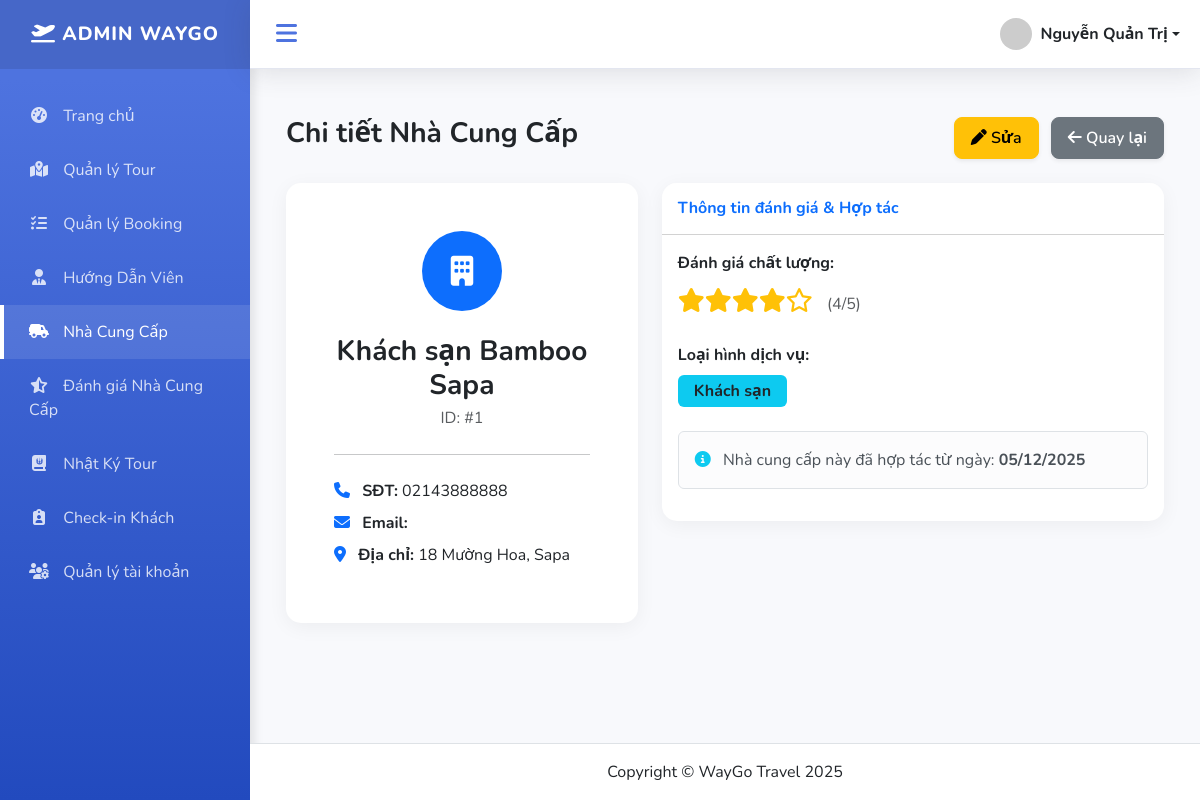
Screenshot of /index.php?action=detailsupplier&id=1 (signed in) with the database file from the repository.
### tables this page shows
CREATE TABLE `suppliers` (
  `id` int NOT NULL,
  `name` varchar(255) NOT NULL,
  `type` enum('Nhà hàng','Khách sạn','Vận chuyển') NOT NULL,
  `phone` varchar(20) DEFAULT NULL,
  `email` varchar(255) DEFAULT NULL,
  `address` varchar(255) DEFAULT NULL,
  `rating` int DEFAULT '0',
  `created_at` timestamp NULL DEFAULT CURRENT_TIMESTAMP
);

### controllers/SupplierController.php (called while the page is built, shortened)
<?php
require_once PATH_MODEL . "supplierModel.php";
class SupplierController
{
    public function detailSupplier()
    {
        $model = new Supplier();
        $supplier = $model->find($_GET['id']);
        include "views/admin/suppliers/detailsupplier.php";
    }
}

### index.php (called while the page is built, shortened)
<?php
require_once './routes/index.php';

### models/BaseModel.php (called while the page is built, shortened)
<?php
class BaseModel
{
    public function __construct()
    {
        $dsn = sprintf('mysql:host=%s;port=%s;dbname=%s;charset=utf8', DB_HOST, DB_PORT, DB_NAME);
        try {
            $this->pdo = new PDO($dsn, DB_USERNAME, DB_PASSWORD, DB_OPTIONS);
        } catch (PDOException $e) {
            die("Kết nối cơ sở dữ liệu thất bại: {$e->getMessage()}. Vui lòng thử lại sau.");
        }
    }
}

### models/SupplierModel.php (called while the page is built, shortened)
<?php
require_once "models/BaseModel.php";
class Supplier extends BaseModel
{
    protected $table = "suppliers";
    public function find($id)
    {
        $sql = "SELECT * FROM $this->table WHERE id = ?";
        $stmt = $this->pdo->prepare($sql);
        $stmt->execute([$id]);
        return $stmt->fetch();
    }
}

### views/admin/suppliers/detailsupplier.php (the view)
<?php include PATH_VIEW . 'layouts/header.php'; ?>
<div class="container mt-4">
    <div class="d-flex justify-content-between align-items-center mb-4">
        <h1 class="h3 text-gray-800 fw-bold">Chi tiết Nhà Cung Cấp</h1>
        <div>
            <a href="index.php?action=editsupplier&id=<?= $supplier['id'] ?>" class="btn btn-warning shadow-sm"><i class="fa-solid fa-pen"></i> Sửa</a>
            <a href="index.php?action=listsupplier" class="btn btn-secondary shadow-sm ms-2"><i class="fa-solid fa-arrow-left"></i> Quay lại</a>
        </div>
    </div>
    <div class="row">
        <div class="col-md-5">
            <div class="card card-modern h-100">
                <div class="card-body text-center p-5">
                    <div class="mb-4">
                        <div class="bg-primary text-white rounded-circle d-inline-flex align-items-center justify-content-center" style="width: 80px; height: 80px; font-size: 30px;">
                            <i class="fa-solid fa-building"></i>
                        </div>
                    </div>
                    <h3 class="fw-bold text-dark mb-1"><?= $supplier['name'] ?></h3>
                    <p class="text-muted mb-4">ID: #<?= $supplier['id'] ?></p>
                    <hr>
                    <div class="text-start mt-4">
                        <p class="mb-2"><i class="fa-solid fa-phone me-2 text-primary"></i> <strong>SĐT:</strong> <?= $supplier['phone'] ?></p>
                        <p class="mb-2"><i class="fa-solid fa-envelope me-2 text-primary"></i> <strong>Email:</strong> <?= $supplier['email'] ?></p>
                        <p class="mb-2"><i class="fa-solid fa-location-dot me-2 text-primary"></i> <strong>Địa chỉ:</strong> <?= $supplier['address'] ?></p>
                    </div>
                </div>
            </div>
        </div>
        <div class="col-md-7">
            <div class="card card-modern h-100">
                <div class="card-header bg-white py-3">
                    <h6 class="m-0 fw-bold text-primary">Thông tin đánh giá & Hợp tác</h6>
                </div>
                <div class="card-body">
                    <div class="mb-4">
                        <label class="fw-bold d-block mb-2">Đánh giá chất lượng:</label>
                        <div class="fs-4 text-warning">
                            <?php
                            $rating = $supplier['rating'] ?? 5;
                            for($i=1; $i<=5; $i++) {
                                echo ($i <= $rating) ? '<i class="fa-solid fa-star"></i>' : '<i class="fa-regular fa-star"></i>';
                            }
                            ?>
                            <span class="text-muted fs-6 ms-2">(<?= $rating ?>/5)</span>
                        </div>
                    </div>
                    <div class="mb-4">
                        <label class="fw-bold d-block mb-2">Loại hình dịch vụ:</label>
                        <span class="badge bg-info text-dark fs-6 px-3 py-2"><?= $supplier['type'] ?></span>
                    </div>
                    <div class="alert alert-light border">
                        <i class="fa-solid fa-circle-info text-info me-2"></i>
                        Nhà cung cấp này đã hợp tác từ ngày: <strong><?= date('d/m/Y', strtotime($supplier['created_at'])) ?></strong>
                    </div>
                </div>
            </div>
        </div>
    </div>
</div>
<?php include PATH_VIEW . 'layouts/footer.php'; ?>

### assets/css/dashboard.css (style rules this page uses)
:root { --primary-color: #4e73df; --secondary-color: #858796; --success-color: #1cc88a; --info-color: #36b9cc; --warning-color: #f6c23e; --danger-color: #e74a3b; --dark-bg: #222e3c; --light-bg: #f8f9fc; --sidebar-width: 250px; --sidebar-collapsed-width: 70px; --transition-speed: 0.3s; }
body { background-color: var(--light-bg); font-family: 'Nunito', 'Segoe UI', sans-serif; overflow-x: hidden; }
.card-modern { border: none; border-radius: 15px; box-shadow: 0 4px 20px rgba(0, 0, 0, 0.05); transition: transform 0.3s ease; background: #fff; overflow: hidden; height: auto !important; min-height: 0; }
.btn { border-radius: 8px; padding: 8px 16px; font-weight: 600; transition: all 0.3s; }

### rows the page displays
suppliers: name "Khách sạn Bamboo Sapa", id "1", phone "02143888888", address "18 Mường Hoa, Sapa", rating "4", type "Khách sạn", created_at "05/12/2025"

### other values shown
$_SESSION['user_name'] "Nguyễn Quản Trị"
